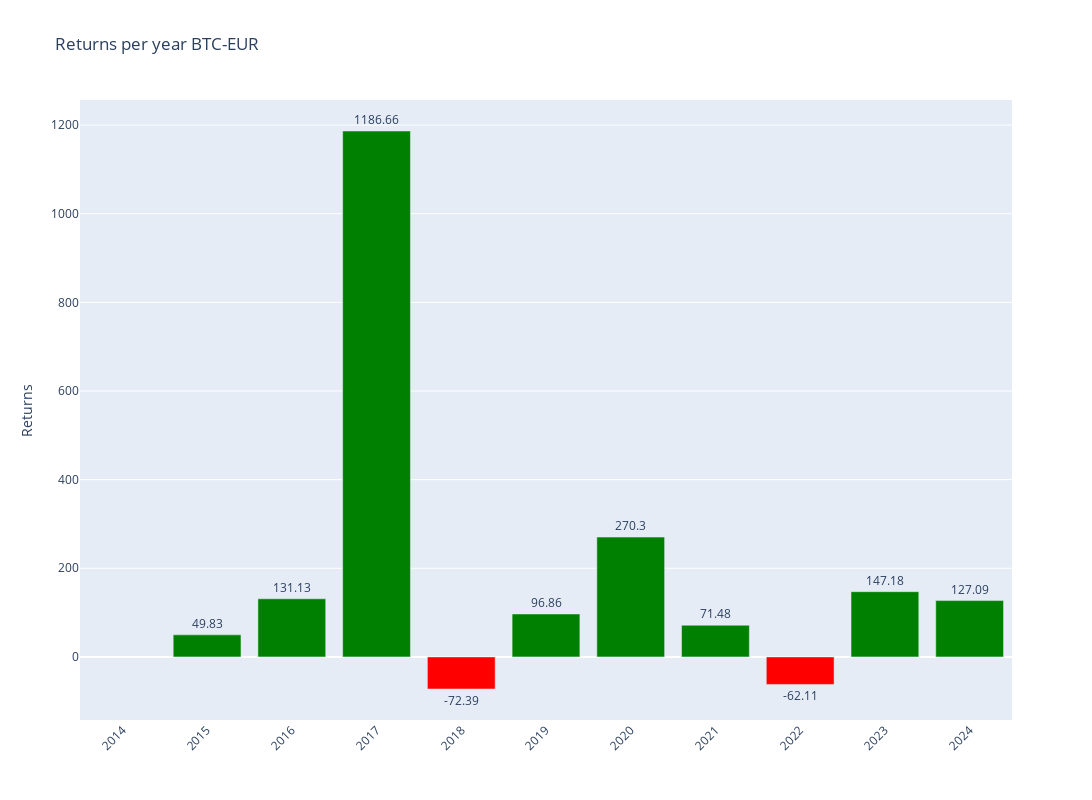

Notebook source saved alongside this figure:
### Code cell
# Plotly
fig = make_subplots()

# Add colors
colors = ['green' if x >= 0 else 'red' for x in annual_data['Return']]

# Graph (1,1)
fig.add_trace(go.Bar(y=annual_data['Return'],x=annual_data['Return'].index,text=round(annual_data['Return'],2),textposition='outside',marker_color=colors,hoverinfo='skip'),row=1,col=1)

# Update xaxis properties
fig.update_yaxes(title_text="Returns", row=1, col=1)

fig.update_layout(xaxis=dict(tickvals=annual_data.index,tickangle=-45),height=800, width=1300,title=f"Returns per year {ticker}")

fig.show()

### Figure 1 — Plotly figure (JSON) as saved in the notebook; plotly's stock layout.template omitted (floating-point values rounded to 4 significant figures)
{"data": [{"hoverinfo": "skip", "marker": {"color": ["red", "green", "green", "green", "red", "green", "green", "green", "red", "green", "green"]}, "text": [null, 49.83, 131.1, 1187.0, -72.39, 96.86, 270.3, 71.48, -62.11, 147.2, 127.1], "textposition": "outside", "type": "bar", "x": [2014, 2015, 2016, 2017, 2018, 2019, 2020, 2021, 2022, 2023, 2024], "xaxis": "x", "y": [null, 49.83, 131.1, 1187.0, -72.39, 96.86, 270.3, 71.48, -62.11, 147.2, 127.1], "yaxis": "y"}], "layout": {"height": 800, "title": {"text": "Returns per year BTC-EUR"}, "width": 1300, "xaxis": {"anchor": "y", "domain": [0, 1], "tickangle": -45, "tickvals": [2014, 2015, 2016, 2017, 2018, 2019, 2020, 2021, 2022, 2023, 2024]}, "yaxis": {"anchor": "x", "domain": [0, 1], "title": {"text": "Returns"}}}}
